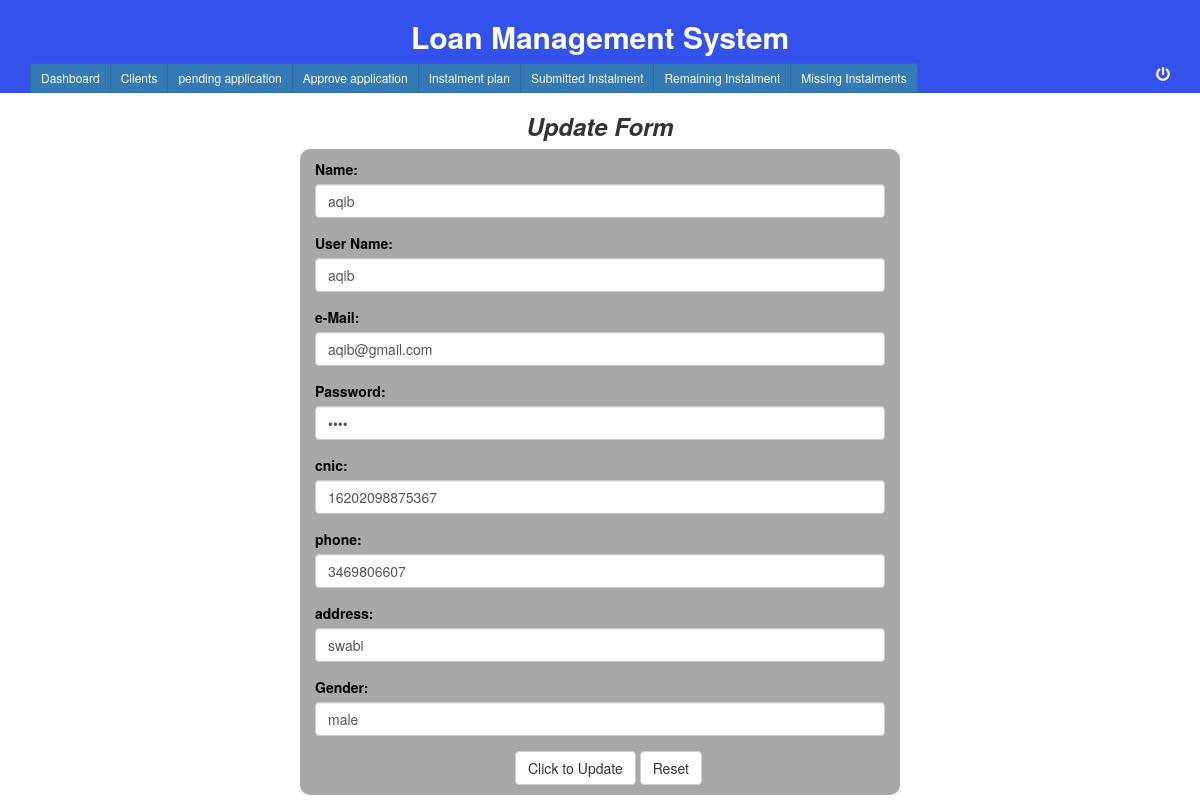
Screenshot of /officer/editclient.php?cl_id=1 with the database file from the repository.
### tables this page shows
CREATE TABLE `client` (
  `cl_id` int(11) NOT NULL,
  `name` varchar(50) NOT NULL,
  `username` varchar(50) NOT NULL,
  `email` varchar(50) NOT NULL,
  `password` int(11) NOT NULL,
  `cnic` varchar(50) NOT NULL,
  `phone` bigint(20) NOT NULL,
  `address` varchar(50) NOT NULL,
  `gender` varchar(50) NOT NULL
);

### officer/editclient.php (the view, shortened to what this page needs)
<?php
require_once "header.php";
if(isset($_GET['cl_id']) && $_GET['cl_id']!=''){
$cid=$_GET["cl_id"];
$query="SELECT * FROM client WHERE cl_id='$cid' ";
           $result= mysqli_query($link,$query);
		   while( $row=mysqli_fetch_assoc($result)){
				$name=$row['name'];
				$username=$row['username'];
				$email=$row['email'];
				$password=$row['password'];
				$cnic=$row['cnic'];
				$phone=$row['phone'];
				$address=$row['address'];
				$gender=$row['gender'];
		   }
}
?>
<html>
<body>
 <div class="container   ">
  <div class="">
		<h3>Update Form</h3>
	</div>
	<div class="container bg-dark text-white" id="form">
	<form action="" method="POST" >
  <div class="form-group">
    <label for="fname">Name:</label>
    <input type="text" class="form-control" id="name" name="name" value="<?php echo $name;?>" required="" Placeholder="">
  </div>
 <div class="form-group">
    <label for="name">User Name:</label>
    <input type="text" class="form-control" id="username" name="username" value="<?php echo $username;?>" required="" Placeholder="" >
  </div>
   <div class="form-group">
    <label for="name">e-Mail:</label>
    <input type="email" class="form-control" id="email" name="email" required="" value="<?php echo $email;?>" Placeholder="">
  </div>
    <div class="form-group">
    <label for="name">Password:</label>
    <input type="password" class="form-control" id="password" name="password" required="" value="<?php echo $password;?>" Placeholder="">
  </div>
  <div class="form-group">
    <label for="username">cnic:</label>
    <input type="text" class="form-control" id="cnic" name="cnic" required="" value="<?php echo $cnic;?>"  >
  </div>
  <div class="form-group">
    <label for="phone">phone:</label>
    <input type="text" class="form-control" id="phone" name="phone" required="" value="<?php echo $phone;?>" >
  </div>
  <div class="form-group">
    <label for="name">address:</label>
    <input type="text" class="form-control" id="address" name="address" required="" value="<?php echo $address;?>" >
  </div>
  <div class="form-group">
    <label for="name">Gender:</label>
    <input type="text" class="form-control" id="gender" name="gender" required="" value="<?php echo $gender;?>" Placeholder="">
  </div>
  <input type="submit" class="btn btn-default" value="Click to Update" name="submit" id="submit"/>
  <input type="reset" class="btn btn-default" value="Reset" name="reset" id="reset"/>
</div>
</div>
</body>
</html>

### style.css (style rules this page uses)
body { width: 100%; }
#form { width:600px; background-color: #a7a8a7; border-radius: 10px; padding-top: 10px; padding-bottom: 10px; color:black; }
h3 { font-weight: bold; text-align: center; font-style: italic; }
#submit { margin-left: 200px; }
input { border: none; background: none; }

### rows the page displays
client: name "aqib", username "aqib", email "aqib@gmail.com", cnic "16202098875367", phone "3469806607", address "swabi", gender "male"
